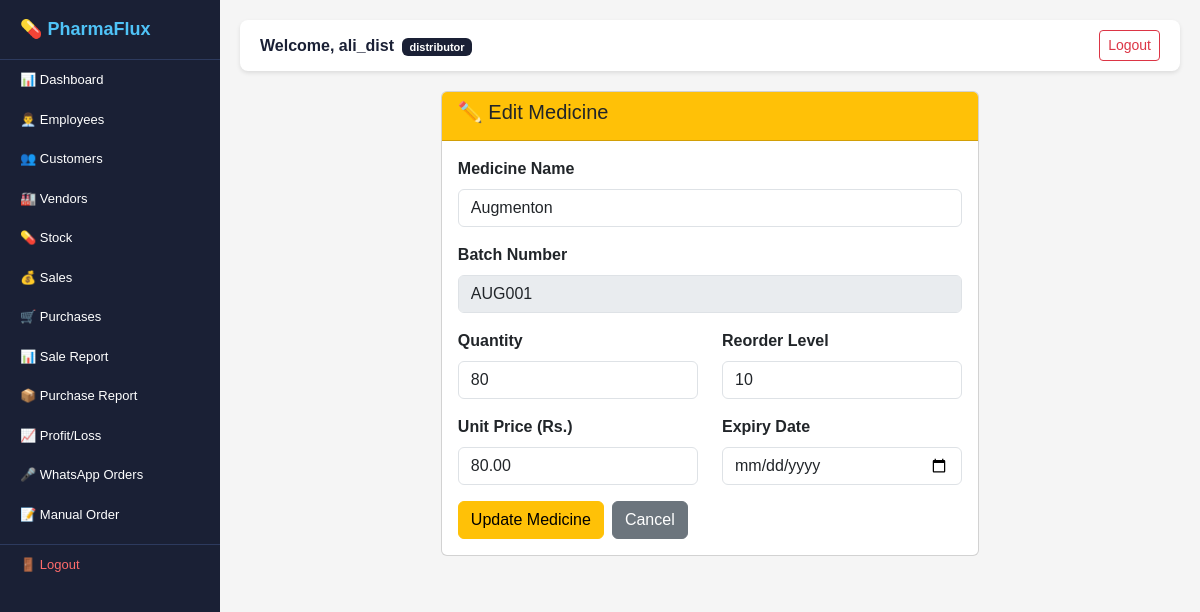
Before: /stock/edit/4/ (signed in) with the older database file.
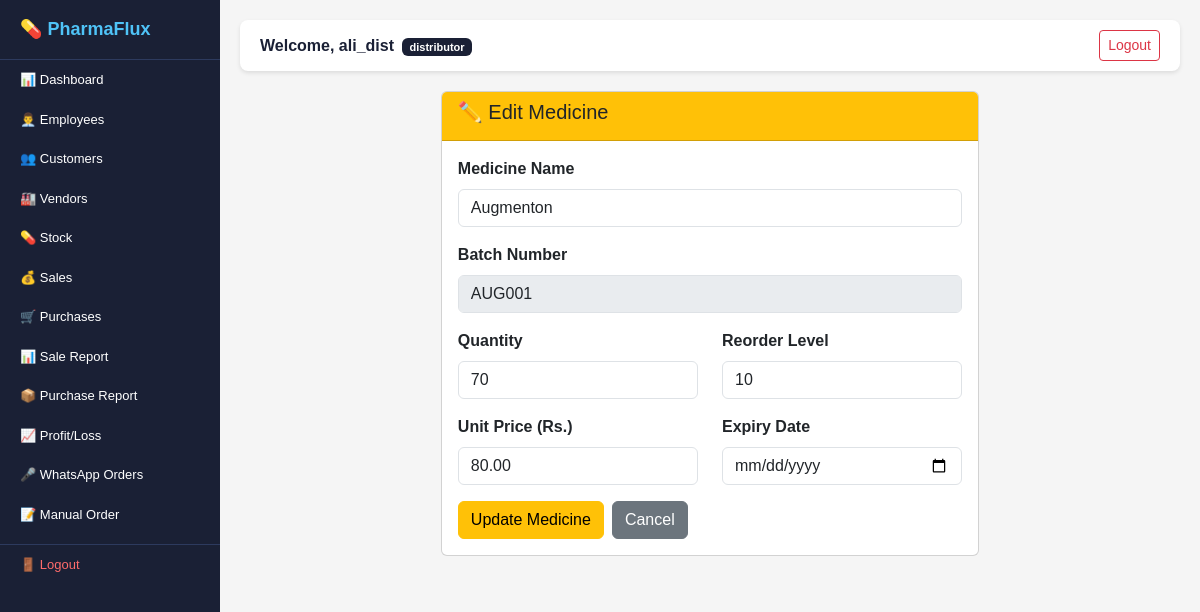
After: the same page with the newer database file.
### stock/models.py (models this page shows, shortened)
class Stock(models.Model):
    distributor = models.ForeignKey(
        Distributor,
        on_delete=models.CASCADE,
        related_name='stocks'
    )
    medicine_name = models.CharField(
        max_length=200
    )
    batch_no = models.CharField(
        max_length=100,
        unique=True
    )
    quantity = models.IntegerField(default=0)
    expiry_date = models.DateField()
    unit_price = models.DecimalField(
        max_digits=10,
        decimal_places=2
    )
    reorder_level = models.IntegerField(
        default=10
    )
    created_at = models.DateTimeField(
        auto_now_add=True
    )

### stock/views.py (the view, shortened to what this page needs)
# urls.py: path('edit/<int:stock_id>/', views.edit_stock, name='edit_stock'),
@login_required
def edit_stock(request, stock_id):
    stock = Stock.objects.get(id=stock_id)
    return render(
        request,
        'stock/edit.html',
        {'stock': stock}
    )

### templates/stock/edit.html (shortened to what this page needs)
{% extends 'base.html' %}
{% block content %}
<div class="row justify-content-center">
    <div class="col-md-7">
        <div class="card">
            <div class="card-header bg-warning">
                <h5>✏️ Edit Medicine</h5>
            </div>
            <div class="card-body">
                <form method="POST">
                    <div class="mb-3">
                        <label class="form-label fw-bold">Medicine Name</label>
                        <input type="text" name="medicine_name"
                               class="form-control"
                               value="{{ stock.medicine_name }}" required>
                    </div>
                    <div class="mb-3">
                        <label class="form-label fw-bold">Batch Number</label>
                        <input type="text" class="form-control"
                               value="{{ stock.batch_no }}" disabled>
                    </div>
                    <div class="row">
                        <div class="col-md-6 mb-3">
                            <label class="form-label fw-bold">Quantity</label>
                            <input type="number" name="quantity"
                                   class="form-control"
                                   value="{{ stock.quantity }}" required>
                        </div>
                        <div class="col-md-6 mb-3">
                            <label class="form-label fw-bold">Reorder Level</label>
                            <input type="number" name="reorder_level"
                                   class="form-control"
                                   value="{{ stock.reorder_level }}" required>
                        </div>
                    </div>
                    <div class="row">
                        <div class="col-md-6 mb-3">
                            <label class="form-label fw-bold">Unit Price (Rs.)</label>
                            <input type="number" name="unit_price"
                                   class="form-control" step="0.01"
                                   value="{{ stock.unit_price }}" required>
                        </div>
                        <div class="col-md-6 mb-3">
                            <label class="form-label fw-bold">Expiry Date</label>
                            <input type="date" name="expiry_date"
                                   class="form-control"
                                   value="{{ stock.expiry_date }}" required>
                        </div>
                    </div>
                    <div class="d-flex gap-2">
                        <button type="submit" class="btn btn-warning">
                            Update Medicine
                        </button>
                        <a href="/stock/" class="btn btn-secondary">
                            Cancel
                        </a>
                    </div>
                </form>
            </div>
        </div>
    </div>
</div>
{% endblock %}

Changed rows visible on the page:
changed Stock "Augmenton": quantity "80" → "70"
